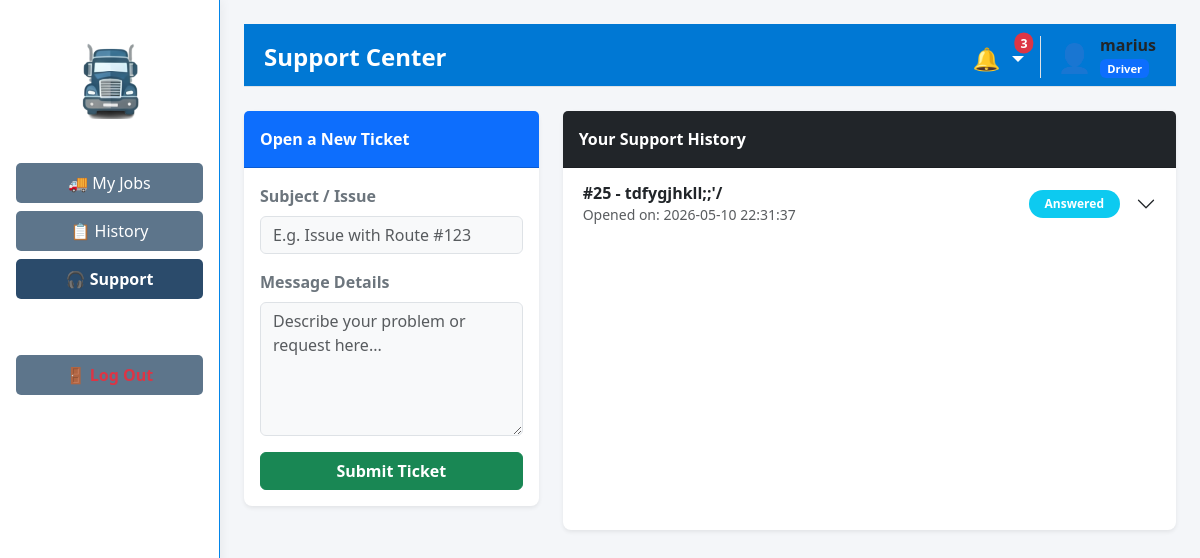
/driver/support (signed in), run on the app's committed database.
### tables this page shows
CREATE TABLE support_tickets (
                        id INTEGER PRIMARY KEY AUTOINCREMENT,
                        client TEXT NOT NULL,
                        message TEXT NOT NULL,
                        admin_response TEXT DEFAULT NULL,
                        timestamp DATETIME DEFAULT CURRENT_TIMESTAMP,
                        status TEXT DEFAULT 'New'
                    , client_role TEXT DEFAULT 'Customer', subject TEXT, user_id INTEGER);

### app/routes/driver_routes.py (the view)
@driver_bp.route('/driver/support')
def support():
    if 'user_id' not in session or session.get('role') != 'Driver': return redirect(url_for('auth.login'))
    notifications, unread_count = get_header_data()
    username = session.get('username')
    user_tickets = support_db.get_user_tickets(username)
    return render_template('driver/support.html', tickets=user_tickets, notifications=notifications, unread_count=unread_count)

### app/models/notification_model.py (called while the page is built)
    def get_unread_notifications(self, target1: str, target2: str = '') -> List[Dict[str, Any]]:
        try:
            with sqlite3.connect(DB_PATH) as conn:
                conn.row_factory = sqlite3.Row
                cursor = conn.execute(
                    "SELECT * FROM notifications WHERE target_role IN (?, ?, 'All') AND is_read = 0 ORDER BY timestamp DESC",
                    (str(target1).strip(), str(target2).strip())
                )
                return [dict(row) for row in cursor.fetchall()]
        except sqlite3.Error as e:
            logging.error(f"Error fetching notifications: {e}")
            return []

### app/routes/driver_routes.py (called while the page is built)
def get_header_data():
    username = str(session.get('username', '')).strip()
    role = str(session.get('role', 'Driver')).strip()
    try:
        notifications = notif_db.get_unread_notifications(username, role)
        unread_count = len(notifications)
    except Exception as e:
        logging.error(f"Error fetching notifications: {e}")
        notifications = []
        unread_count = 0
    return notifications, unread_count

### app/templates/driver/support.html (shortened to what this page needs)
{% extends "layouts/driver_layout.html" %}
{% block page_header %}Support Center{% endblock %}
{% block extra_css %}
<link rel="stylesheet" href="https://cdnjs.cloudflare.com/ajax/libs/font-awesome/6.4.0/css/all.min.css">
{% endblock %}
{% block content %}
<div class="row">
    <div class="col-md-4 mb-4">
        <div class="card shadow-sm border-0 rounded-3 h-auto">
            <div class="card-header bg-primary text-white fw-bold py-3">
                Open a New Ticket
            </div>
            <div class="card-body">
                <form action="{{ url_for('driver.create_support_ticket') }}" method="POST">
                    <div class="mb-3">
                        <label class="form-label fw-bold text-secondary">Subject / Issue</label>
                        <input type="text" name="subject" class="form-control bg-light" placeholder="E.g. Issue with Route #123" required>
                    </div>
                    <div class="mb-3">
                        <label class="form-label fw-bold text-secondary">Message Details</label>
                        <textarea name="message" class="form-control bg-light" rows="5" placeholder="Describe your problem or request here..." required></textarea>
                    </div>
                    <button type="submit" class="btn btn-success w-100 fw-bold">Submit Ticket</button>
                </form>
            </div>
        </div>
    </div>
    <div class="col-md-8">
        <div class="card shadow-sm border-0 rounded-3">
            <div class="card-header bg-dark text-white fw-bold py-3">
                Your Support History
            </div>
            <div class="card-body p-0">
                {% if not tickets or tickets|length == 0 %}
                    <div class="text-center py-5 text-muted">
                        <i class="fa-solid fa-headset fs-1 mb-3"></i>
                        <h5>No support tickets found.</h5>
                        <p>If you need help, open a ticket using the form on the left.</p>
                    </div>
                {% else %}
                    <div class="accordion accordion-flush" id="ticketsAccordion">
                        {% for ticket in tickets %}
                            <div class="accordion-item">
                                <h2 class="accordion-header" id="heading{{ ticket.id }}">
                                    <button class="accordion-button collapsed py-3" type="button" data-bs-toggle="collapse" data-bs-target="#collapse{{ ticket.id }}" aria-expanded="false" aria-controls="collapse{{ ticket.id }}">
                                        <div class="d-flex w-100 justify-content-between align-items-center me-3">
                                            <div>
                                                <span class="fw-bold text-dark">#{{ ticket.id }} - {{ ticket.subject }}</span>
                                                <div class="text-muted small mt-1">Opened on: {{ ticket.timestamp }}</div>
                                            </div>
                                            <span class="badge rounded-pill bg-{{ 'success' if ticket.status == 'Resolved' else ('warning text-dark' if ticket.status == 'Pending' else 'info') }} px-3 py-2">
                                                {{ ticket.status }}
                                            </span>
                                        </div>
                                    </button>
                                </h2>
                            </div>
                        {% endfor %}
                    </div>
                {% endif %}
            </div>
        </div>
    </div>
</div>
{% endblock %}

### app/templates/layouts/driver_layout.html (shortened to what this page needs)
<!DOCTYPE html>
<html lang="en">
<head>
    <link href="https://cdn.jsdelivr.net/npm/bootstrap@5.3.8/dist/css/bootstrap.min.css" rel="stylesheet">
    <link rel="stylesheet" href="https://cdnjs.cloudflare.com/ajax/libs/font-awesome/6.4.0/css/all.min.css">
    <link rel="stylesheet" href="{{ url_for('static', filename='css/style.css') }}">
    {% block extra_css %}{% endblock %}
</head>
<body class="bg-light">
<div class="dashboard-wrapper">
    <div class="sidebar" style="background-color: #ffffff; border-right: 1px solid #0285e9; box-shadow: 2px 0 10px rgba(0,0,0,0.05);">
        <div class="text-center mt-3 mb-4">
            <img src="{{ url_for('static', filename='img/truck.png') }}" alt="Logo" style="width: 100px;">
        </div>
        <a href="{{ url_for('driver.portal') }}" class="nav-btn {% if request.endpoint == 'driver.portal' %}active fw-bold{% endif %}">🚚 My Jobs</a>
        <a href="{{ url_for('driver.history') }}" class="nav-btn {% if request.endpoint == 'driver.history' %}active fw-bold{% endif %}">📋 History</a>
        <a href="{{ url_for('driver.support') }}" class="nav-btn {% if request.endpoint == 'driver.support' %}active fw-bold{% endif %}">🎧 Support</a>
        <a href="{{ url_for('auth.logout') }}" class="nav-btn mt-5 text-danger fw-bold">🚪 Log Out</a>
    </div>
    <div class="main-content p-4">
        <div class="top-navbar d-flex justify-content-between align-items-center mb-4 border-bottom pb-2">
            <div>
                <h2 class="h4 mb-0 fw-bold">{% block page_header %}Dashboard{% endblock %}</h2>
            </div>
            <div class="user-info d-flex align-items-center">
                <div class="dropdown d-inline-block mt-1 me-1">
                    <span class="dropdown-toggle text-decoration-none" id="notifDropdown" role="button" data-bs-toggle="dropdown" aria-expanded="false" style="cursor: pointer; position: relative; font-size: 1.4rem;">
                        🔔
                        {% if unread_count and unread_count > 0 %}
                        <span class="position-absolute top-0 start-100 translate-middle badge rounded-pill bg-danger" style="font-size: 0.55em; padding: 0.35em 0.5em;">
                            {{ unread_count }}
                        </span>
                        {% endif %}
                    </span>
                </div>
                <a href="{{ url_for('profile.view_profile') }}" class="text-decoration-none text-dark" style="transition: opacity 0.2s;" onmouseover="this.style.opacity='0.8'" onmouseout="this.style.opacity='1'">
                    <div class="user-profile border-start ps-3 ms-1 d-flex align-items-center" style="cursor: pointer;">
                        {% if session.get('profile_picture') and session.get('profile_picture') != '' %}
                            <img src="{{ url_for('static', filename='img/avatars/' + session.get('profile_picture')) }}"
                                 alt="Avatar"
                                 style="width: 38px; height: 38px; object-fit: cover; border-radius: 50%; border: 2px solid #007bff; margin-right: 10px; box-shadow: 0 2px 4px rgba(0,0,0,0.1);">
                        {% else %}
                            <span class="fs-3 me-2" style="line-height: 1;">👤</span>
                        {% endif %}
                        <div class="d-flex flex-column justify-content-center">
                            <span class="fw-bold" style="font-size: 1rem; line-height: 1.2;">
                                {{ session.get('username', 'Guest') }}
                            </span>
                            <span class="badge bg-primary mt-1" style="font-size: 0.70rem; align-self: flex-start;">
                                {{ session.get('role', 'User') }}
                            </span>
                        </div>
                    </div>
                </a>
            </div>
        </div>
        {% block content %}
        {% endblock %}
    </div>
</div>
</body>
</html>

### app/static/css/style.css (style rules this page uses)
body { margin: 0; padding: 0; font-family: 'Segoe UI', Tahoma, Geneva, Verdana, sans-serif; }
.dashboard-wrapper { display: flex; height: 100vh; width: 100vw; overflow: hidden; background-color: #f4f6f9; }
.sidebar { width: 220px; height: 100vh; background-color: #f8f9fa; border-right: 2px solid #dee2e6; display: flex; flex-direction: column; align-items: center; padding-top: 20px; overflow-y: auto; }
.sidebar img { width: 120px; margin-bottom: 20px; }
.nav-btn { width: 85%; background-color: #5d758b; color: white; border: none; padding: 8px; margin-bottom: 8px; border-radius: 5px; text-align: center; text-decoration: none; font-weight: 500; }
.nav-btn.active { background-color: #2b4b6b; font-weight: bold; }
.main-content { flex: 1; flex-grow: 1; height: 100vh; display: flex; flex-direction: column; overflow-y: auto; padding-bottom: 50px; }
.top-navbar { background-color: #0078d4; color: white; padding: 12px 20px; display: flex; justify-content: space-between; align-items: center; font-size: 1.4rem; }
.user-info { font-size: 0.95rem; display: flex; align-items: center; gap: 8px; }
.card { display: flex; flex-direction: column; height: 100%; }

### data on the page
support_tickets: get "Driver", id "25", subject "tdfygjhkll;;'/", timestamp "2026-05-10 22:31:37", status "Answered"

### other printed values
{{ unread_count }} "3"
{{ session.get('username', 'Guest') }} "marius"
